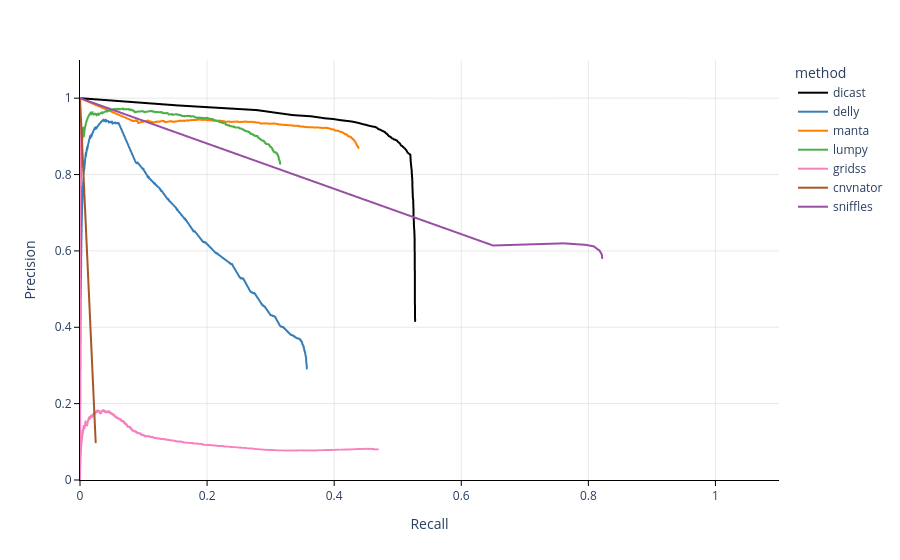

Write notebook code for a chart like this one.
### Code cell
plot_precision_recall_curve(eva.precision_recall_df, 'DEL')

### Figure 1 — Plotly figure (JSON) as saved in the notebook; plotly's stock layout.template omitted (floating-point values rounded to 4 significant figures; data arrays with more than 128 entries replaced by an {"elided": "..."} marker saying what was removed)
{"data": [{"hovertemplate": "method=dicast<br>recall=%{x}<br>precision=%{y}<extra></extra>", "legendgroup": "dicast", "line": {"color": "black", "dash": "solid", "width": 2}, "marker": {"symbol": "circle"}, "mode": "lines", "name": "dicast", "showlegend": true, "type": "scattergl", "x": [0.5273, 0.527, 0.527, 0.5269, 0.5268, 0.5267, 0.5267, 0.5264, 0.5261, 0.5256, 0.5253, 0.5249, 0.5248, 0.5248, 0.5246, 0.5245, 0.5243, 0.5238, 0.5237, 0.5235, 0.5234, 0.5231, 0.5231, 0.523, 0.523, 0.5228, 0.5226, 0.5225, 0.5221, 0.522, 0.5218, 0.5215, 0.5212, 0.5209, 0.5207, 0.5205, 0.5204, 0.5203, 0.5201, 0.5199, 0.5199, 0.5188, 0.5175, 0.5163, 0.5156, 0.5148, 0.5139, 0.5134, 0.5126, 0.5116, 0.5104, 0.5096, 0.5087, 0.5076, 0.5071, 0.5056, 0.5046, 0.504, 0.5031, 0.5021, 0.5011, 0.5001, 0.4989, 0.4969, 0.4951, 0.4938, 0.4926, 0.4915, 0.4905, 0.489, 0.4882, 0.4858, 0.4849, 0.4837, 0.4824, 0.4811, 0.4802, 0.4781, 0.4758, 0.4745, 0.4719, 0.4699, 0.4678, 0.465, 0.4608, 0.4572, 0.4531, 0.4495, 0.4459, 0.4402, 0.4346, 0.428, 0.4199, 0.4102, 0.3986, 0.3856, 0.3641, 0.3346, 0.2782, 0.1542, 0], "xaxis": "x", "y": [0.4164, 0.4769, 0.517, 0.5496, 0.576, 0.5983, 0.6184, 0.6387, 0.6527, 0.665, 0.6773, 0.6901, 0.6987, 0.709, 0.7186, 0.7259, 0.7332, 0.7398, 0.7468, 0.7539, 0.7599, 0.7674, 0.7719, 0.7773, 0.7812, 0.79, 0.7936, 0.7987, 0.804, 0.8094, 0.8129, 0.8171, 0.8214, 0.827, 0.8302, 0.834, 0.8367, 0.8392, 0.8444, 0.8482, 0.8515, 0.8534, 0.8548, 0.8566, 0.8577, 0.8596, 0.8619, 0.8639, 0.8653, 0.8677, 0.869, 0.8708, 0.8721, 0.8734, 0.8746, 0.8756, 0.8778, 0.8802, 0.8817, 0.8832, 0.8849, 0.8861, 0.8888, 0.8905, 0.8918, 0.8919, 0.894, 0.8943, 0.8961, 0.8978, 0.8989, 0.9009, 0.9026, 0.9055, 0.9076, 0.9085, 0.911, 0.9127, 0.9143, 0.9157, 0.918, 0.9185, 0.9217, 0.9245, 0.9255, 0.9271, 0.9286, 0.9304, 0.9316, 0.9342, 0.9366, 0.9388, 0.9405, 0.9423, 0.9454, 0.9473, 0.9525, 0.9557, 0.9688, 0.981, 1], "yaxis": "y"}, {"hovertemplate": "method=delly<br>recall=%{x}<br>precision=%{y}<extra></extra>", "legendgroup": "delly", "line": {"color": "#377eb8", "dash": "solid", "width": 2}, "marker": {"symbol": "circle"}, "mode": "lines", "name": "delly", "showlegend": true, "type": "scattergl", "x": {"elided": "1147 float values"}, "xaxis": "x", "y": {"elided": "1147 float values"}, "yaxis": "y"}, {"hovertemplate": "method=manta<br>recall=%{x}<br>precision=%{y}<extra></extra>", "legendgroup": "manta", "line": {"color": "#ff7f00", "dash": "solid", "width": 2}, "marker": {"symbol": "circle"}, "mode": "lines", "name": "manta", "showlegend": true, "type": "scattergl", "x": {"elided": "950 float values"}, "xaxis": "x", "y": {"elided": "950 float values"}, "yaxis": "y"}, {"hovertemplate": "method=lumpy<br>recall=%{x}<br>precision=%{y}<extra></extra>", "legendgroup": "lumpy", "line": {"color": "#4daf4a", "dash": "solid", "width": 2}, "marker": {"symbol": "circle"}, "mode": "lines", "name": "lumpy", "showlegend": true, "type": "scattergl", "x": {"elided": "1606 float values"}, "xaxis": "x", "y": {"elided": "1606 float values"}, "yaxis": "y"}, {"hovertemplate": "method=gridss<br>recall=%{x}<br>precision=%{y}<extra></extra>", "legendgroup": "gridss", "line": {"color": "#f781bf", "dash": "solid", "width": 2}, "marker": {"symbol": "circle"}, "mode": "lines", "name": "gridss", "showlegend": true, "type": "scattergl", "x": {"elided": "37737 float values"}, "xaxis": "x", "y": {"elided": "37737 float values"}, "yaxis": "y"}, {"hovertemplate": "method=cnvnator<br>recall=%{x}<br>precision=%{y}<extra></extra>", "legendgroup": "cnvnator", "line": {"color": "#a65628", "dash": "solid", "width": 2}, "marker": {"symbol": "circle"}, "mode": "lines", "name": "cnvnator", "showlegend": true, "type": "scattergl", "x": [0.02468, 0], "xaxis": "x", "y": [0.09872, 1], "yaxis": "y"}, {"hovertemplate": "method=sniffles<br>recall=%{x}<br>precision=%{y}<extra></extra>", "legendgroup": "sniffles", "line": {"color": "#984ea3", "dash": "solid", "width": 2}, "marker": {"symbol": "circle"}, "mode": "lines", "name": "sniffles", "showlegend": true, "type": "scattergl", "x": [0.8219, 0.8219, 0.8218, 0.8218, 0.8218, 0.8218, 0.8218, 0.8218, 0.8217, 0.8217, 0.8217, 0.8217, 0.8216, 0.8216, 0.8216, 0.8214, 0.8214, 0.8214, 0.8213, 0.8212, 0.8211, 0.8209, 0.8207, 0.8205, 0.8197, 0.8192, 0.8184, 0.8177, 0.8153, 0.8125, 0.8087, 0.7964, 0.761, 0.6501, 0], "xaxis": "x", "y": [0.5811, 0.5811, 0.5811, 0.5812, 0.5815, 0.5818, 0.5821, 0.5822, 0.5824, 0.5828, 0.5832, 0.5837, 0.5844, 0.5848, 0.5853, 0.5858, 0.5867, 0.5875, 0.5883, 0.5893, 0.5901, 0.5909, 0.5918, 0.5935, 0.5945, 0.5964, 0.5979, 0.6011, 0.6034, 0.6069, 0.6118, 0.6158, 0.6198, 0.6142, 1], "yaxis": "y"}], "layout": {"legend": {"title": {"text": "method"}, "tracegroupgap": 0}, "margin": {"t": 60}, "plot_bgcolor": "white", "xaxis": {"anchor": "y", "domain": [0, 1], "gridcolor": "lightgray", "gridwidth": 0.5, "linecolor": "black", "range": [0, 1.1], "tickcolor": "black", "ticklen": 5, "ticks": "outside", "tickwidth": 1, "title": {"text": "Recall"}}, "yaxis": {"anchor": "x", "domain": [0, 1], "gridcolor": "lightgray", "gridwidth": 0.5, "linecolor": "black", "range": [0, 1.1], "tickcolor": "black", "ticklen": 5, "ticks": "outside", "tickwidth": 1, "title": {"text": "Precision"}}}}
